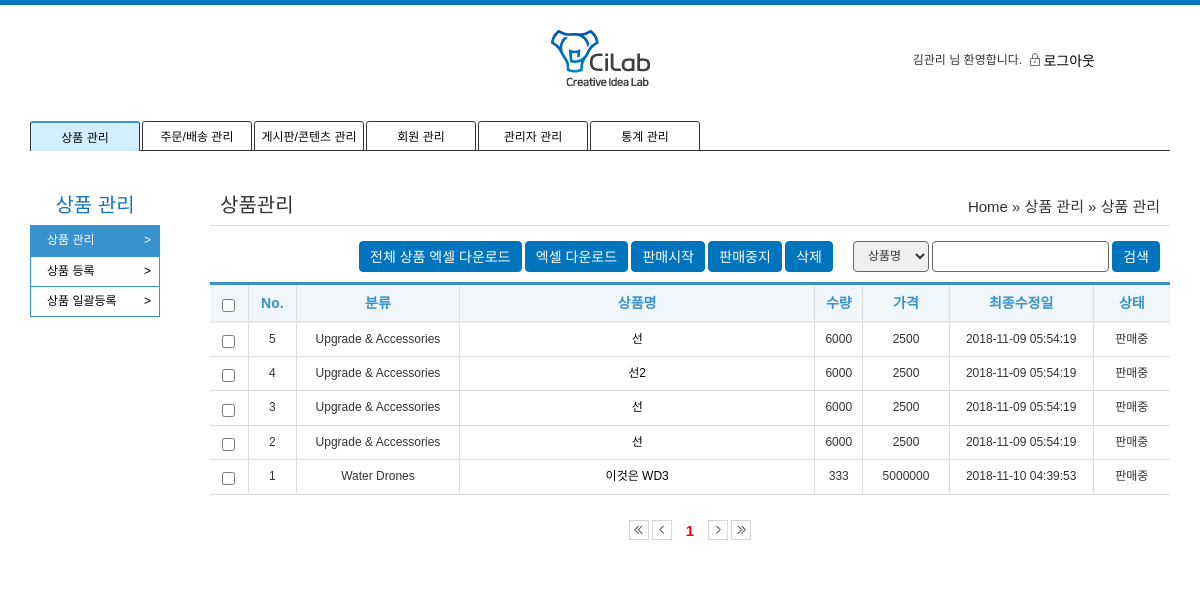
/admin/pm/list.php (signed in), run on the app's committed database.
### tables this page shows
CREATE TABLE IF NOT EXISTS `tb_product` (
  `pk_no` int(11) NOT NULL,
  `fd_name` varchar(50) DEFAULT NULL,
  `fd_price` int(11) DEFAULT NULL,
  `fd_category` varchar(50) DEFAULT NULL,
  `fd_content` longtext DEFAULT NULL,
  `fd_stock` int(11) DEFAULT NULL,
  `fd_date` varchar(50) DEFAULT NULL,
  `fd_status` varchar(50) DEFAULT NULL,
  `fd_delivery` int(11) DEFAULT NULL,
  `fd_made` varchar(50) DEFAULT NULL,
  `fd_main_img` varchar(200) DEFAULT NULL,
  `fd_new_main_img` varchar(200) DEFAULT NULL,
  `fd_sub_img` varchar(200) DEFAULT NULL,
  `fd_new_sub_img` varchar(200) DEFAULT NULL,
  `fd_option` varchar(200) DEFAULT NULL,
  `fk_admin` varchar(50) DEFAULT NULL,
  PRIMARY KEY (`pk_no`)
);

### admin/pm/list.php (the view, shortened to what this page needs)
<?php
	include '../admin_header.php';
	include './side.php';
	include_once("../../common.php");
	$page = $_GET['page'] ?? 1;
	$name = $_GET['p_name'] ?? '';
	$category = $_GET['category'] ?? 5;
	$status = $_GET['p_status'] ?? 3;
	$total_count = product_get_count($name,$category,$status);
	$query_string = $_SERVER['QUERY_STRING'];
	$query_arr = explode('&', $query_string);
	$query_string ="";
	foreach ($query_arr as $query) {
		$query_sp = explode('=', $query);
		if($query_sp[0]!='page'){
			$query_string .= $query."&";
		}
	}
?>
<section class="container">
	<div>
		<div class="admin_title">상품관리</div>
		<div class="admin_position">Home  » 상품 관리 » 상품 관리</div>
		<hr class="garo" style="display: block;">
	</div>
	<div class="search_div">
		<select id="search_select">
			<option value="p_name">상품명</option>
		</select>
		<input type="text" id="search_input">
		<a class="btn type05" id="search_btn">검색</a>
	</div>
	<div class="btn_div">
		<a class="btn type05" href="../data_download.php?type1=product&type2=1">전체 상품 엑셀 다운로드</a>
		<a class="btn type05" id="chk_down_pm">엑셀 다운로드</a>
		<a class="btn type05" id="sell_start">판매시작</a>
		<a class="btn type05" id="sell_stop">판매중지</a>
		<a class="btn type05" id="list_del">삭제</a>
	</div>
	<table class="list-table">
		<colgroup>
			<col width="4%">
			<col width="5%">
			<col width="17%">
			<col width="37%">
			<col width="5%">
			<col width="9%">
			<col width="15%">
			<col width="8%">
		</colgroup>
		<thead class="admin_list">
			<tr>
				<th class="thead_th">
					<input type="checkbox" id="chk_all">
				</th>
				<th scope="col" class="thead_th">No.</th>
				<th scope="col" class="thead_th">분류</th>
				<th scope="col" class="thead_th">상품명</th>
				<th scope="col" class="thead_th">수량</th>
				<th scope="col" class="thead_th">가격</th>
				<th scope="col" class="thead_th">최종수정일</th>
				<th scope="col" class="thead_th">상태</th>
			</tr>
		</thead>
		<tbody>
				<?php
					$count = product_get_count_admin($page,$name,$category,$status);
					$count = $count-($page-1)*10;
					$result = while_get_production_list($page,$name,$category,$status);
					while ($r = mysqli_fetch_array($result)) {
				?>
			<tr>
				<td class="tbody_td">
					<input type="checkbox" class="list_chk">
				</td>
				<td class="tbody_td"><?= $count?></td>
				<td class="tbody_td">
					<?php
						if($r['fd_category']==1) echo "Water Drones";
						elseif($r['fd_category']==2) echo "Upgrade & Accessories";
						elseif($r['fd_category']==3) echo "DIY & Parts";
						elseif($r['fd_category']==4) echo "Water Education Kit";
					?>
				</td>
				<td class="tbody_td"><a href="detail.php?no=<?=$r['pk_no']?>"><?= $r['fd_name']?></a></td>
				<td class="tbody_td"><?=$r['fd_stock']?></td>
				<td class="tbody_td"><?=$r['fd_price']?></td>
				<td class="tbody_td"><?=$r['fd_date']?></td>
				<td class="tbody_td"><?=$r['fd_status']?></td>
			</tr>
				<?php
					$count=$count-1;
					}
				?>
		</tbody>
	</table>
	<div class="page_nav">
		<a href="?<?=$query_string?>page=1">
			<img src="/images/icon/btn_first.png" alt="pre" id="first_img" class="page_nav_btn">
		</a>
		<a href="?<?=$query_string?>page=<?php if($page>1){ echo $page-1;}else{ echo '1';} ?>">
			<img src="/images/icon/btn_prev.png" alt="pre" id="prev_img" class="page_nav_btn" >
		</a>
		<?php
			$page_info = make_page($page,$total_count,$query_string,10);
		?>
		<a href="?<?=$query_string?>page=<?php if($page<$page_info[0]){ echo $page+1;}else{ echo $page_info[1];} ?>">
			<img src="/images/icon/btn_next.png" alt="pre" id="next_img" class="page_nav_btn">
		</a>
		<a href="?<?=$query_string?>page=<?=$page_info[0]?>">
			<img src="/images/icon/btn_last.png" alt="pre" id="last_img" class="page_nav_btn">
		</a>
	</div>
</section>
</body>
</html>

### css/common.css (style rules this page uses)
* { margin:0; padding:0; font-family: 'Noto Sans KR', sans-serif; list-style:none; vertical-align:middle; }
a, div, p, td, th, select,option { font-size:12px; color:#333; }
article, aside, hgroup, header, footer, figure, figcaption, nav, section, time, mark, canvas, video, audio, details, summary { display:block; }
table { border-collapse:collapse; width:100%; }
img { vertical-align:middle; }
img, button { border:0px; }
a { text-decoration:none; }
input { box-sizing:border-box; }

### css/style.css (style rules this page uses)
html { overflow-y: scroll; }
html, body { height: 100%; }
.btn { display: inline-block; line-height: 1.2; cursor: pointer; }
.btn.type05 { padding: 0px 10px; box-sizing: border-box; line-height: 31px; height: 31px; font-size: 14px; color: #fff; vertical-align: middle; border: 1px solid #0074bd; border-radius: 4px; background: #0074bd; }
.page_nav { text-align: center; }

### css/default.css (style rules this page uses)
html { overflow-y:scroll }
body { margin:0;padding:0;font-size:0.75em }
html, h1, h2, h3, h4, h5, h6, form, fieldset, img { margin:0;padding:0;border:0 !important }
article, aside, details, figcaption, figure, footer, header, hgroup, menu, nav, section { display:block }
label, input, button, select, img { vertical-align:middle }
input, button { margin:0;padding:0;font-size:1em }
textarea, select { font-size:1em }
select { margin:0 }
hr { display:none }
a:link, a:visited { color:#000;text-decoration:none }

### admin/css/style.css (style rules this page uses)
* { margin: 0; padding: 0 }
body { font-family: "Lato", sans-serif, "맑은 고딕", font-size : 0.75em; color: #333 }
.container { float: right; width: calc(100% - 200px) !important; font-size: 28px; padding: 0 30px 30px 10px !important; }
hr.garo { border: solid #dedede; border-width: 1px 0 0; margin-top: 5px; margin-bottom: 5px; }
.admin_position { text-align: right; display: inline-block; margin-right: 10px; margin-top: 5px; font-size: 15px; float: right; }
.admin_title { text-align: left; display: inline-block; margin-left: 10px; font-size: 20px; width: 40%; }
.btn_div, .search_div { float: right; margin: 10px; }
#search_select, #search_input, #period_select, .hasDatepicker, #cate_sel { padding: 0px 10px; box-sizing: border-box; line-height: 31px; height: 31px; border-radius: 4px; border-style: solid; border: 1px solid #666; }
.admin_list { border-top: 2px solid #e8e8e8; border-bottom: 2px solid #e8e8e8; background: #f7f7f7; }
.page_nav { margin-top: 15px; text-align: center; }
.page_nav_btn { cursor: pointer; width: 20px; }
#search_select, .month_cal, .day_cal { float: left; }
#search_select { margin-right: 3px; }
table { border-collapse: collapse; border-top: 3px solid #3892cb; margin-bottom: 25px; }
table th { color: #3892cb; background: #f0f6f9; text-align: center; font-size: 14px !important; }
table th, table td { padding: 8px; border: 1px solid #ddd; }
table.list-table th:first-child, table.list-table td:first-child { border-left: 0; }
table.list-table th:last-child, table.list-table td:last-child { border-right: 0; }
table.list-table { text-align: center; }

### css/mobile.css (style rules this page uses)
html { overflow-y:scroll }
body { margin:0;padding:0;font-size:0.75em }
html, h1, h2, h3, h4, h5, h6, form, fieldset, img { margin:0;padding:0;border:0 }
article, aside, details, figcaption, figure, footer, header, hgroup, menu, nav, section { display:block }
label, input, button, select, img { vertical-align:middle }
input, button { margin:0;padding:0;font-size:1em }
input[type=text], input[type=password], input[type=submit], input[type=image], button { border-radius:0;font-size:1em;-webkit-appearance:none }
textarea, select { font-size:1em;font-family:dotum }
select { margin:0 }
hr { display:none }
a:link, a:visited { color:#000;text-decoration:none }

### data on the page
tb_product: fd_category "Upgrade & Accessories", fd_name "선", fd_stock "6000", fd_price "2500", fd_date "2018-11-09 05:54:19", fd_status "판매중"
tb_product: count "4", fd_category "Upgrade & Accessories", fd_name "선2", fd_stock "6000", fd_price "2500", fd_date "2018-11-09 05:54:19", fd_status "판매중"
tb_product: count "3", fd_category "Upgrade & Accessories", fd_name "선", fd_stock "6000", fd_price "2500", fd_date "2018-11-09 05:54:19", fd_status "판매중"
tb_product: count "2", fd_category "Upgrade & Accessories", fd_name "선", fd_stock "6000", fd_price "2500", fd_date "2018-11-09 05:54:19", fd_status "판매중"
tb_product: count "1", fd_category "Water Drones", fd_name "이것은 WD3", fd_stock "333", fd_price "5000000", fd_date "2018-11-10 04:39:53", fd_status "판매중"

### other printed values
$user_name "김관리"
